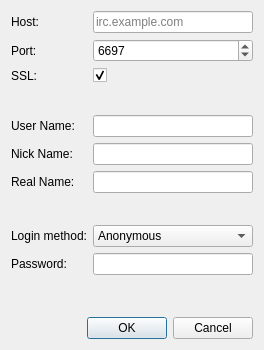
<?xml version="1.0" encoding="UTF-8"?>
<ui version="4.0">
 <class>IrcConnectionEditor</class>
 <widget class="QDialog" name="IrcConnectionEditor">
  <property name="geometry">
   <rect>
    <x>0</x>
    <y>0</y>
    <width>264</width>
    <height>350</height>
   </rect>
  </property>
  <property name="windowTitle">
   <string>Dialog</string>
  </property>
  <layout class="QVBoxLayout" name="verticalLayout">
   <item>
    <layout class="QFormLayout" name="formLayout">
     <item row="0" column="0">
      <widget class="QLabel" name="serverLabel">
       <property name="text">
        <string>Host:</string>
       </property>
      </widget>
     </item>
     <item row="0" column="1">
      <widget class="QLineEdit" name="serverLineEdit">
       <property name="placeholderText">
        <string>irc.example.com</string>
       </property>
      </widget>
     </item>
     <item row="1" column="0">
      <widget class="QLabel" name="portLabel">
       <property name="text">
        <string>Port:</string>
       </property>
      </widget>
     </item>
     <item row="1" column="1">
      <widget class="QSpinBox" name="portSpinBox">
       <property name="maximum">
        <number>65636</number>
       </property>
       <property name="value">
        <number>6697</number>
       </property>
      </widget>
     </item>
     <item row="2" column="0">
      <widget class="QLabel" name="securityLabel">
       <property name="text">
        <string>SSL:</string>
       </property>
      </widget>
     </item>
     <item row="2" column="1">
      <widget class="QCheckBox" name="securityCheckBox">
       <property name="checkable">
        <bool>true</bool>
       </property>
       <property name="checked">
        <bool>true</bool>
       </property>
      </widget>
     </item>
     <item row="3" column="0">
      <spacer name="verticalSpacer">
       <property name="orientation">
        <enum>Qt::Vertical</enum>
       </property>
       <property name="sizeHint" stdset="0">
        <size>
         <width>20</width>
         <height>20</height>
        </size>
       </property>
      </spacer>
     </item>
     <item row="4" column="0">
      <widget class="QLabel" name="userNameLabel">
       <property name="text">
        <string>User Name:</string>
       </property>
      </widget>
     </item>
     <item row="4" column="1">
      <widget class="QLineEdit" name="userNameLineEdit"/>
     </item>
     <item row="5" column="0">
      <widget class="QLabel" name="nickNameLabel">
       <property name="text">
        <string>Nick Name:</string>
       </property>
      </widget>
     </item>
     <item row="5" column="1">
      <widget class="QLineEdit" name="nickNameLineEdit"/>
     </item>
     <item row="6" column="0">
      <widget class="QLabel" name="realNameLabel">
       <property name="text">
        <string>Real Name:</string>
       </property>
      </widget>
     </item>
     <item row="6" column="1">
      <widget class="QLineEdit" name="realNameLineEdit"/>
     </item>
     <item row="8" column="0">
      <widget class="QLabel" name="loginMethodLabel">
       <property name="text">
        <string>Login method:</string>
       </property>
      </widget>
     </item>
     <item row="9" column="0">
      <widget class="QLabel" name="passwordLabel">
       <property name="text">
        <string>Password:</string>
       </property>
      </widget>
     </item>
     <item row="9" column="1">
      <widget class="QLineEdit" name="passwordLineEdit">
       <property name="echoMode">
        <enum>QLineEdit::Password</enum>
       </property>
      </widget>
     </item>
     <item row="7" column="0">
      <spacer name="verticalSpacer_2">
       <property name="orientation">
        <enum>Qt::Vertical</enum>
       </property>
       <property name="sizeHint" stdset="0">
        <size>
         <width>20</width>
         <height>20</height>
        </size>
       </property>
      </spacer>
     </item>
     <item row="8" column="1">
      <widget class="QComboBox" name="comboBox">
       <item>
        <property name="text">
         <string>Anonymous</string>
        </property>
       </item>
       <item>
        <property name="text">
         <string>PASS</string>
        </property>
       </item>
      </widget>
     </item>
    </layout>
   </item>
   <item>
    <spacer name="verticalSpacer_3">
     <property name="orientation">
      <enum>Qt::Vertical</enum>
     </property>
     <property name="sizeHint" stdset="0">
      <size>
       <width>20</width>
       <height>20</height>
      </size>
     </property>
    </spacer>
   </item>
   <item>
    <widget class="QDialogButtonBox" name="buttonBox">
     <property name="orientation">
      <enum>Qt::Horizontal</enum>
     </property>
     <property name="standardButtons">
      <set>QDialogButtonBox::Cancel|QDialogButtonBox::Ok</set>
     </property>
    </widget>
   </item>
  </layout>
 </widget>
 <tabstops>
  <tabstop>serverLineEdit</tabstop>
  <tabstop>portSpinBox</tabstop>
  <tabstop>securityCheckBox</tabstop>
  <tabstop>userNameLineEdit</tabstop>
  <tabstop>nickNameLineEdit</tabstop>
  <tabstop>realNameLineEdit</tabstop>
  <tabstop>comboBox</tabstop>
  <tabstop>passwordLineEdit</tabstop>
 </tabstops>
 <resources/>
 <connections>
  <connection>
   <sender>buttonBox</sender>
   <signal>accepted()</signal>
   <receiver>IrcConnectionEditor</receiver>
   <slot>accept()</slot>
   <hints>
    <hint type="sourcelabel">
     <x>254</x>
     <y>248</y>
    </hint>
    <hint type="destinationlabel">
     <x>157</x>
     <y>274</y>
    </hint>
   </hints>
  </connection>
  <connection>
   <sender>buttonBox</sender>
   <signal>rejected()</signal>
   <receiver>IrcConnectionEditor</receiver>
   <slot>reject()</slot>
   <hints>
    <hint type="sourcelabel">
     <x>254</x>
     <y>248</y>
    </hint>
    <hint type="destinationlabel">
     <x>286</x>
     <y>274</y>
    </hint>
   </hints>
  </connection>
 </connections>
</ui>
